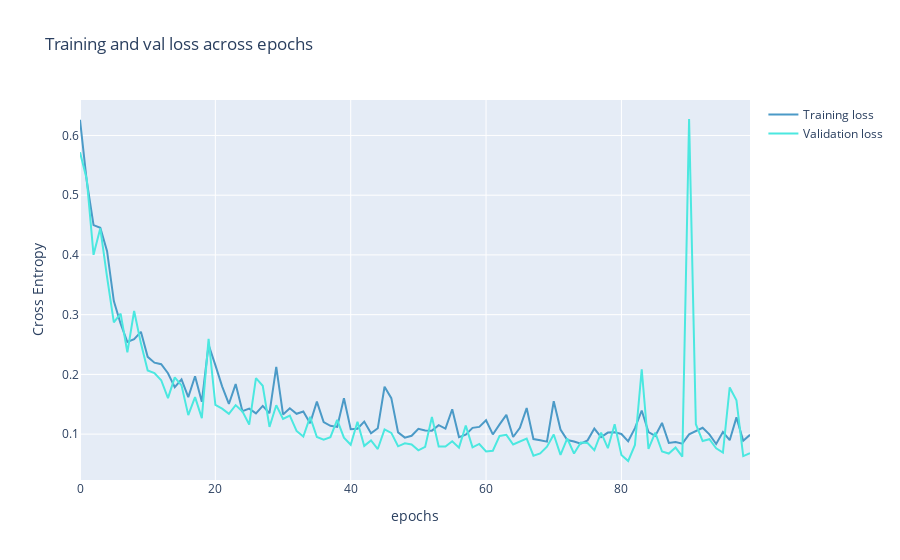

Notebook source saved alongside this figure:
### Markdown cell above
* Is the model overfitting? Use visualization

### Code cell
from plotly import graph_objects as go
fig = go.Figure(data=[
                      go.Scatter(
                          y=history.history["loss"],
                          name="Training loss",
                          mode="lines",
                          marker=dict(
                              color=color_chart[0]
                          )),
                      go.Scatter(
                          y=history.history["val_loss"],
                          name="Validation loss",
                          mode="lines",
                          marker=dict(
                              color=color_chart[1]
                          ))
])
fig.update_layout(
    title='Training and val loss across epochs',
    xaxis_title='epochs',
    yaxis_title='Cross Entropy'    
)
fig.show()
